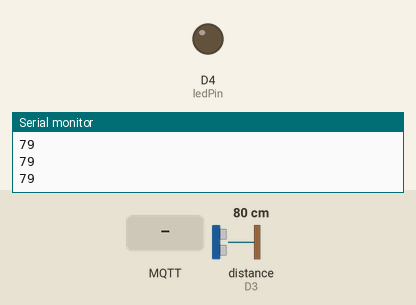
This sketch was run on a simulated Arduino MKR. Shown: output pins drawn as LEDs (lit = HIGH), the last lines printed to the serial monitor. Wiring (inferred from the names in the program): ultrasonic range finder: trigger D2; echo D3. Dashed ring = blinking. The test bench sets the inputs (shaded band); at power-on: distance to the obstacle (sensor on D3) 80 cm. The echo pulse lasts 58.3 µs per cm; WiFi joins after 1.5 s; servers stay silent unless stated; no MQTT or app messages arrive unless stated; pins used as bus, display or sensor lines are not drawn.

Above: at 2.7 s.
2.8 s: MQTT message "pat" arrives on the first subscribed topic
At 3.16 s:
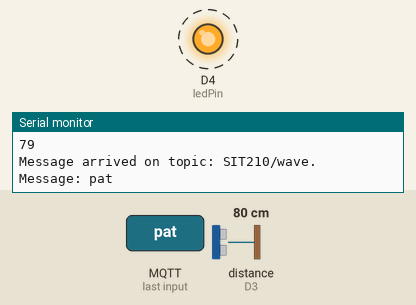
5.8 s: MQTT message "1" arrives on the first subscribed topic
At 6.6 s:
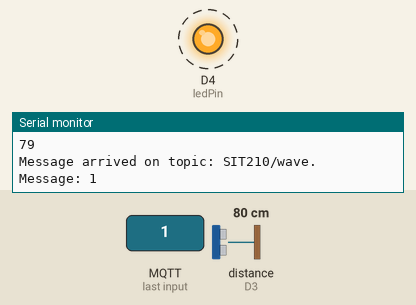
8.8 s: MQTT message "0" arrives on the first subscribed topic
At 10.0 s:
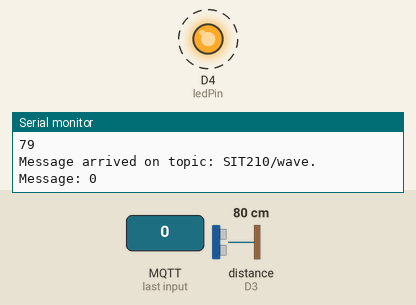
11.8 s: MQTT message "2" arrives on the first subscribed topic
Timing chart, 0 to 17.3 s (numbered marks = the images above; inputs shaded):
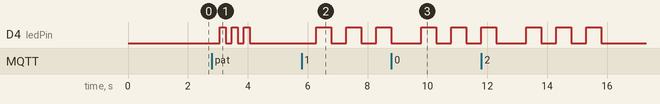

Measured:
- after the input at 2.8 s, D4 (ledPin): alternates HIGH for 0.20 s and LOW for 0.20 s, 6 changes in all, then stays LOW, starting after 0.27 s
- after the input at 5.8 s, D4 (ledPin): alternates HIGH for 0.50 s and LOW for 0.50 s, starting after 0.49 s
- after the input at 8.8 s, D4 (ledPin): alternates HIGH for 0.50 s and LOW for 0.50 s, starting after 1.0 s

The sketch:

3_3D.ino
```cpp
#include <WiFiNINA.h>
#include <PubSubClient.h>

// WiFi and MQTT Broker Credentials
const char* ssid = "RHD32";
const char* password = "12345678";
const char* mqttBroker = "broker.emqx.io";
const int mqttPort = 1883;
int waves = 0;

// Your Name
const char* Name = "Ashen";

//IFTTT integration
char   HOST_NAME[] = "maker.ifttt.com";
String PATH_NAME   = "/trigger/10_waves_detected/with/key/k1V6CeoBhVqGaVbQQeOdp72fTHXsY1uuuDr0rXQ09c4";


// Ultrasonic Sensor Pins
const int trigPin = 2;
const int echoPin = 3;

// LED Pin
const int ledPin = 4;

WiFiClient wifiClient;
PubSubClient mqttClient(wifiClient);

void setup() {
  Serial.begin(9600);
  pinMode(trigPin, OUTPUT);
  pinMode(echoPin, INPUT);
  pinMode(ledPin, OUTPUT);

  // WiFi Setup
  WiFi.begin(ssid, password);
  while (WiFi.status() != WL_CONNECTED) {
    delay(1000);
    Serial.println("Connecting to WiFi...");
  }
  Serial.println("Connected to WiFi");

  // MQTT Setup
  mqttClient.setServer(mqttBroker, mqttPort);
  mqttClient.setCallback(callback);

  connectToMQTT();
}

void loop() {
  if (!mqttClient.connected()) {
    connectToMQTT();
  }
  mqttClient.loop();

  detectAndPublishWaveOrPat();

  if ( waves == 10){
    emailSender();
  }
}

void detectAndPublishWaveOrPat() {
  digitalWrite(trigPin, LOW);
  delayMicroseconds(2);
  digitalWrite(trigPin, HIGH);
  delayMicroseconds(10);
  digitalWrite(trigPin, LOW);

  long duration = pulseIn(echoPin, HIGH);
  int distance = duration * 0.034 / 2;
  Serial.println(distance);

  if (distance > 10 && distance < 30) { // Threshold for wave detection
    char message[50];
    snprintf(message, 50, "%s sent a wave!", Name);
    mqttClient.publish("SIT210/wave", message);
  }
  if (distance < 10) { // Threshold for pat detection
    char message[50];
    snprintf(message, 50, "%s sent a pat!", Name);
    mqttClient.publish("SIT210/wave", message);
  }

  delay(500);
}


void connectToMQTT() {
  while (!mqttClient.connected()) {
    Serial.println("Connecting to MQTT broker...");
    if (mqttClient.connect("your_arduino_client")) { // Client ID
      Serial.println("Connected to MQTT");
      mqttClient.subscribe("SIT210/wave");
    } else {
      Serial.print("Failed, rc=");
      Serial.print(mqttClient.state());
      delay(2000);
    }
  }
}

void callback(char* topic, byte* payload, unsigned int length) {
  Serial.print("Message arrived on topic: ");
  Serial.print(topic);
  Serial.print(". Message: ");

  // Convert payload to string
  String message;
  for (int i = 0; i < length; i++) {
    message += (char)payload[i];
  }
  Serial.println(message);

  if (message.indexOf("pat") >= 0) {
    // Blink LED in a different pattern if message contains "pat"
    for (int i = 0; i < 3; i++) {
      digitalWrite(ledPin, HIGH);
      delay(200); // longer ON time
      digitalWrite(ledPin, LOW);
      delay(200); // longer OFF time
    }
  } else {
    //update detctted wave amount
    waves++;
    // Default blink pattern
    for (int i = 0; i < 3; i++) {
      digitalWrite(ledPin, HIGH);
      delay(500); // shorter ON time
      digitalWrite(ledPin, LOW);
      delay(500); // shorter OFF time
    }
  }
}

void emailSender(){
    if (wifiClient.connect(HOST_NAME, 80)) {
        // if connected:
      Serial.println("Connected to server");
    }
    else {// if not connected:
      Serial.println("connection failed");
    }
    //trigerring the 10 wave detection available email
    // make a HTTP request:
    // send HTTP header
    wifiClient.println("GET " + PATH_NAME + " HTTP/1.1");
    wifiClient.println("Host: " + String(HOST_NAME));
    wifiClient.println("Connection: close");
    wifiClient.println(); // end HTTP header

    while (wifiClient.connected()) {
      if (wifiClient.available()) {
        // read an incoming byte from the server and print it to serial monitor:
        char c = wifiClient.read();
        Serial.print(c);
      }
    }
    // the server's disconnected, stop the client:
    wifiClient.stop();
    Serial.println();
    Serial.println("disconnected");
    waves = 0;
}
```
